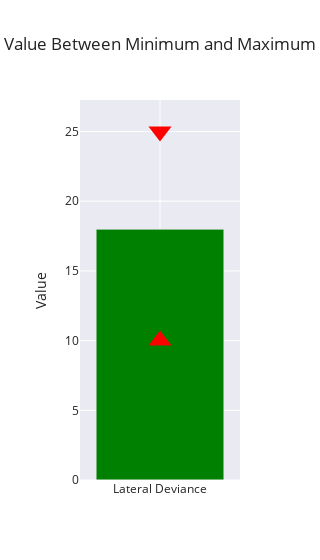

The notebook cell saved with this chart:
### Code cell
import plotly.graph_objs as go

# Sample data for Category A
y_min = 10  # Minimum value
y_max = 25  # Maximum value
y_value = 18  # Actual value
category = 'Lateral Deviance'

# Create a bar chart trace for actual value
trace_value = go.Bar(
    x=[category],
    y=[y_value],
    name='Value',
    marker=dict(color='green', line=dict(width=1))  # Set color of value bar to orange and line width to 1
)

# Create a scatter trace for the minimum and maximum carets
trace_carets = go.Scatter(
    x=[category, category],
    y=[y_min, y_max],
    mode='markers',
    marker=dict(symbol=['triangle-up', 'triangle-down'], size=20, color=['red', 'red']),
    name='Carets'
)

# Create a layout
layout = go.Layout(
    title='Value Between Minimum and Maximum',
    yaxis=dict(title='Value'),
    barmode='group',  # Set the bars to group mode
    width=200,  # Set the width of the plot to 400 pixels
    showlegend=False
)

# Create a figure object
fig = go.Figure(data=[trace_value, trace_carets], layout=layout)

# Show the figure
fig.show()

### Figure 1 — Plotly figure (JSON) as saved in the notebook; plotly's stock layout.template omitted (floating-point values rounded to 4 significant figures)
{"data": [{"marker": {"color": "green", "line": {"width": 1}}, "name": "Value", "type": "bar", "x": ["Lateral Deviance"], "y": [18]}, {"marker": {"color": ["red", "red"], "size": 20, "symbol": ["triangle-up", "triangle-down"]}, "mode": "markers", "name": "Carets", "type": "scatter", "x": ["Lateral Deviance", "Lateral Deviance"], "y": [10, 25]}], "layout": {"barmode": "group", "showlegend": false, "title": {"text": "Value Between Minimum and Maximum"}, "width": 200, "yaxis": {"title": {"text": "Value"}}}}
